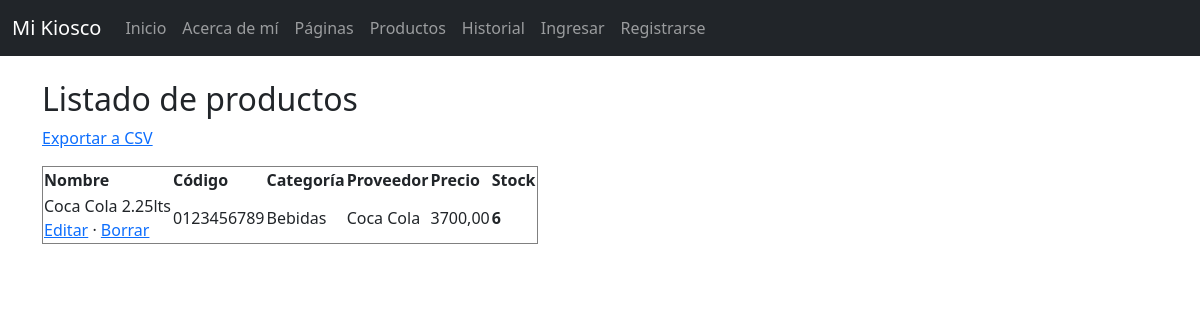
/productos/, run on the app's committed database.
### app_kiosco/models.py (models this page shows, shortened)
class Product(models.Model):
    name = models.CharField(max_length=150)
    barcode = models.CharField(max_length=50, blank=True, null=True, unique=True)
    category = models.CharField(max_length=80, blank=True)
    supplier = models.ForeignKey(Supplier, on_delete=models.SET_NULL, null=True, blank=True)
    cost_price = models.DecimalField(max_digits=10, decimal_places=2)
    sale_price = models.DecimalField(max_digits=10, decimal_places=2)

class Supplier(models.Model):
    name = models.CharField(max_length=120)
    contact = models.CharField(max_length=120, blank=True)
    phone = models.CharField(max_length=40, blank=True)
    email = models.EmailField(blank=True)
    def __str__(self):
        return self.name

### app_kiosco/views.py (the view)
# urls.py: path('productos/', ProductListView.as_view(), name='product_list'),
class ProductListView(ListView):
    model = Product
    template_name = 'app_kiosco/product_list.html'
    context_object_name = 'products'
    paginate_by = 10
    def get_queryset(self):
        qs = Product.objects.all()
        qs = qs.annotate(
            purchased=Coalesce(Sum('purchases__qty'), Value(0)),
            sold=Coalesce(Sum('sales__qty'), Value(0)),
        ).annotate(stock=F('purchased') - F('sold'))
        return qs

### inbox/context_processors.py (called while the page is built, shortened)
def unread_messages_count(request):
    if not request.user.is_authenticated:
        return {"unread_count": 0}

### app_kiosco/templates/app_kiosco/product_list.html (shortened to what this page needs)
{% extends 'app_kiosco/base.html' %}
{% block content %}
<h2>Listado de productos</h2>
<p><a href="{% url 'product_export_csv' %}">Exportar a CSV</a></p>
<table border="1">
  <tr>
    <th>Nombre</th><th>Código</th><th>Categoría</th><th>Proveedor</th><th>Precio</th><th>Stock</th>
  </tr>
  {% for p in products %}
  <tr>
    <td>
      {{ p.name }}
      <div>
        <a href="{% url 'product_update' p.pk %}">Editar</a> ·
        <a href="{% url 'product_delete' p.pk %}">Borrar</a>
      </div>
    </td>
    <td>{{ p.barcode }}</td>
    <td>{{ p.category }}</td>
    <td>{{ p.supplier }}</td>
    <td>{{ p.sale_price }}</td>
    <td>
      <strong>{{ p.stock }}</strong>
    </td>
  </tr>
  {% endfor %}
</table>
{% endblock %}

### data on the page
Product: name "Coca Cola 2.25lts", barcode "0123456789", category "Bebidas", supplier "Coca Cola", sale_price "3700,00", stock "6"
